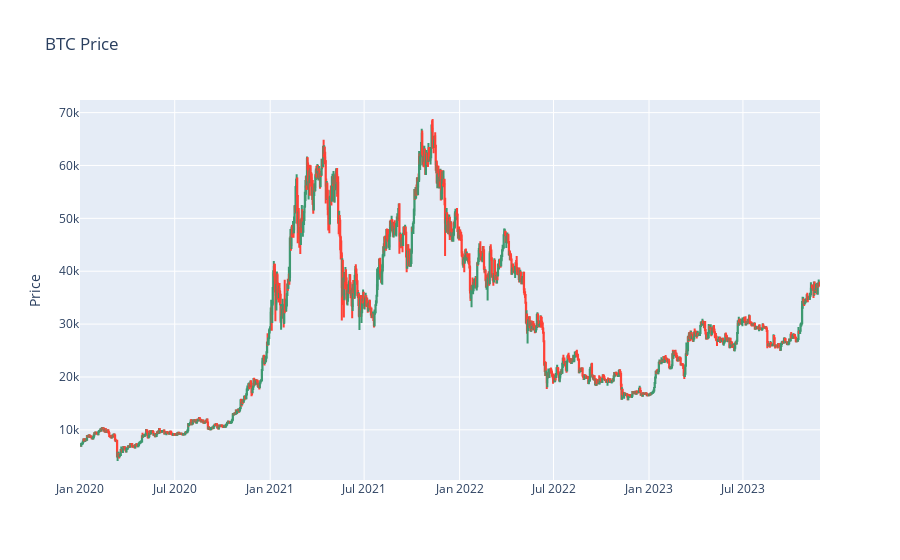

Source (notebook cell):
### Code cell
import plotly.graph_objects as go

#Create candlestick chart
fig = go.Figure(data = [go.Candlestick(x=df['Date'],
                                      open = df['Open'],
                                      high = df['High'],
                                      low = df['Low'],
                                      close = df['Close'])])

#Customize chart layout
fig.update_layout(title = 'BTC Price', yaxis_title = 'Price', xaxis_rangeslider_visible = False)

fig.show()

### Figure 1 — Plotly figure (JSON) as saved in the notebook; plotly's stock layout.template omitted (floating-point values rounded to 4 significant figures; data arrays with more than 128 entries replaced by an {"elided": "..."} marker saying what was removed)
{"data": [{"close": {"elided": "1426 float values"}, "high": {"elided": "1426 float values"}, "low": {"elided": "1426 float values"}, "open": {"elided": "1426 float values"}, "type": "candlestick", "x": {"elided": "1426 str values"}}], "layout": {"title": {"text": "BTC Price"}, "xaxis": {"rangeslider": {"visible": false}}, "yaxis": {"title": {"text": "Price"}}}}
